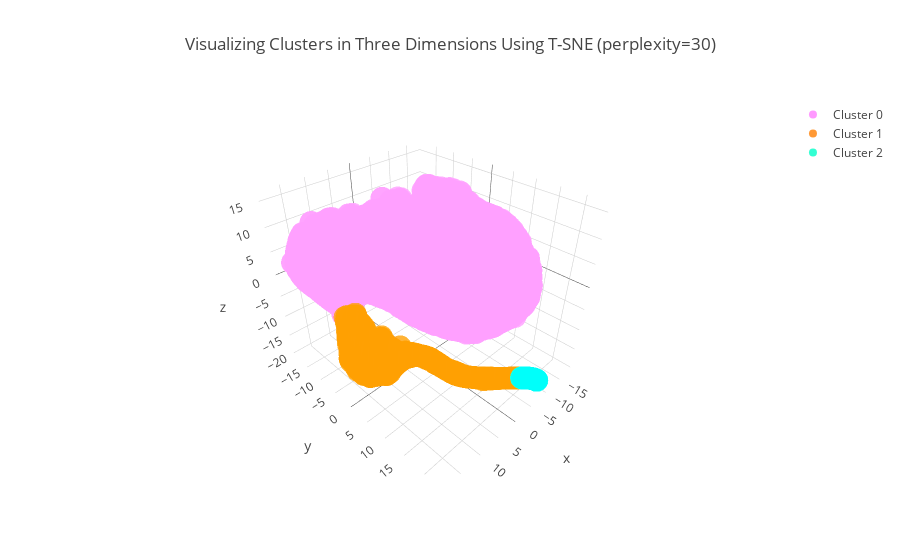

Notebook code for this chart:
### Code cell
#Instructions for building the 3-D plot

#trace1 is for 'Cluster 0'
trace1 = go.Scatter3d(
                    x = cluster0["TC1_3d"],
                    y = cluster0["TC2_3d"],
                    z = cluster0["TC3_3d"],
                    mode = "markers",
                    name = "Cluster 0",
                    marker = dict(color = 'rgba(255, 128, 255, 0.8)'),
                    text = None)

#trace2 is for 'Cluster 1'
trace2 = go.Scatter3d(
                    x = cluster1["TC1_3d"],
                    y = cluster1["TC2_3d"],
                    z = cluster1["TC3_3d"],
                    mode = "markers",
                    name = "Cluster 1",
                    marker = dict(color = 'rgba(255, 128, 2, 0.8)'),
                    text = None)

#trace3 is for 'Cluster 2'
trace3 = go.Scatter3d(
                    x = cluster2["TC1_3d"],
                    y = cluster2["TC2_3d"],
                    z = cluster2["TC3_3d"],
                    mode = "markers",
                    name = "Cluster 2",
                    marker = dict(color = 'rgba(0, 255, 200, 0.8)'),
                    text = None)

data = [trace1, trace2, trace3]

title = "Visualizing Clusters in Three Dimensions Using T-SNE (perplexity=" + str(perplexity) + ")"

layout = dict(title = title,
              xaxis= dict(title= 'TC1',ticklen= 5,zeroline= False),
              yaxis= dict(title= 'TC2',ticklen= 5,zeroline= False)
             )

fig = dict(data = data, layout = layout)

iplot(fig)

### Figure 1 — Plotly figure (JSON) as saved in the notebook; plotly's stock layout.template omitted (floating-point values rounded to 4 significant figures; data arrays with more than 128 entries replaced by an {"elided": "..."} marker saying what was removed)
{"data": [{"marker": {"color": "rgba(255, 128, 255, 0.8)"}, "mode": "markers", "name": "Cluster 0", "type": "scatter3d", "uid": "b324c4fe-9fdc-4af3-81a0-229ea1caaa73", "x": {"elided": "4418 float values"}, "y": {"elided": "4418 float values"}, "z": {"elided": "4418 float values"}}, {"marker": {"color": "rgba(255, 128, 2, 0.8)"}, "mode": "markers", "name": "Cluster 1", "type": "scatter3d", "uid": "2f79ba04-6373-48f5-92fc-845efd4f404b", "x": {"elided": "553 float values"}, "y": {"elided": "553 float values"}, "z": {"elided": "553 float values"}}, {"marker": {"color": "rgba(0, 255, 200, 0.8)"}, "mode": "markers", "name": "Cluster 2", "type": "scatter3d", "uid": "2bc6d47e-00f5-4af0-b833-0025ac0106df", "x": [-4.943, -5.832, -5.506, -6.85, -5.14, -5.498, -7.078, -6.472, -7.45, -5.821, -6.801, -5.248, -7.753, -5.72, -6.778, -6.473, -7.068, -5.008, -5.524, -7.575, -7.589, -5.878, -5.861, -6.618, -6.032, -6.174, -6.608, -5.238, -7.63], "y": [21.16, 22.04, 21.75, 22.68, 21.38, 21.74, 22.75, 22.49, 22.81, 22.03, 22.67, 21.5, 22.85, 21.94, 22.66, 22.49, 22.74, 21.24, 21.76, 22.83, 22.83, 22.07, 22.06, 22.57, 22.19, 22.29, 22.57, 21.49, 22.84], "z": [-15.08, -15.17, -15.1, -15.67, -15.07, -15.1, -15.87, -15.43, -16.25, -15.16, -15.63, -15.07, -16.57, -15.14, -15.61, -15.43, -15.86, -15.07, -15.1, -16.38, -16.39, -15.18, -15.17, -15.51, -15.23, -15.29, -15.5, -15.07, -16.44]}], "layout": {"title": {"text": "Visualizing Clusters in Three Dimensions Using T-SNE (perplexity=30)"}, "xaxis": {"ticklen": 5, "title": {"text": "TC1"}, "zeroline": false}, "yaxis": {"ticklen": 5, "title": {"text": "TC2"}, "zeroline": false}}}
